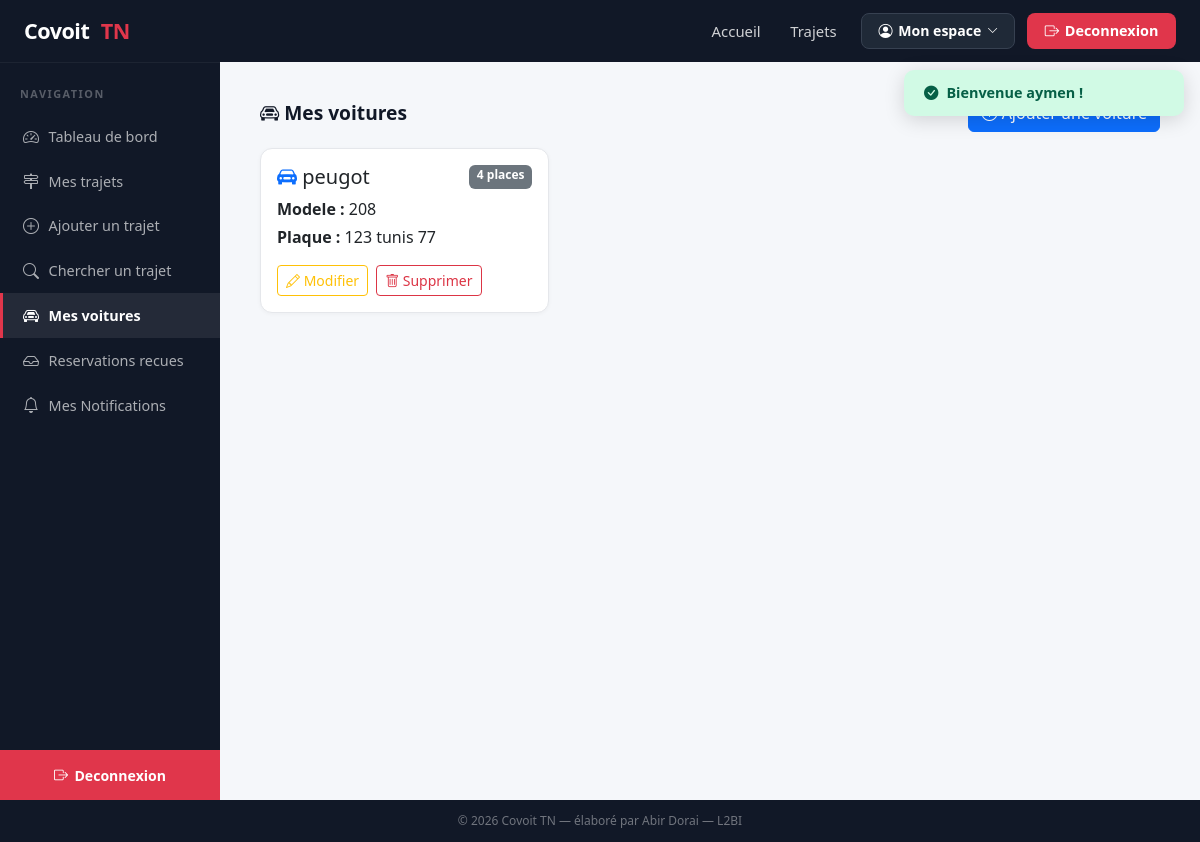
Page /index.php?controller=voiture&action=index (signed in) on the committed database.
### tables this page shows
CREATE TABLE `voiture` (
  `idVoiture` int(11) NOT NULL,
  `idConducteur` int(11) NOT NULL,
  `marque` varchar(50) NOT NULL,
  `modele` varchar(50) DEFAULT NULL,
  `plaque` varchar(20) NOT NULL,
  `placesDisponibles` int(11) DEFAULT 4
);

### controllers/VoitureController.php (called while the page is built, shortened)
<?php
require_once __DIR__ . '/../models/Voiture.php';
require_once __DIR__ . '/../models/Utilisateur.php';
class VoitureController extends Controller
{
    public function index()
    {
        $userModel    = new Utilisateur();
        $voitureModel = new Voiture();
        $idConducteur = $userModel->getIdConducteur($_SESSION['user']['idUtilisateur']);
        $voitures = $voitureModel->findByConducteur($idConducteur);
        $this->render('voiture/index', ['voitures' => $voitures]);
    }
}

### core/Router.php (called while the page is built, shortened)
<?php
class Router
{
    public function dispatch()
    {
        $actionName     = isset($_GET['action'])     ? $_GET['action']     : 'index';
        $actionName     = preg_replace('/[^a-zA-Z0-9_]/', '', $actionName);
        $controller = new $className();
        $controller->$actionName();
    }
}

### index.php (called while the page is built, shortened)
<?php
require_once __DIR__ . '/core/Router.php';
$router = new Router();
$router->dispatch();

### config/database.php (called while the page is built, shortened)
<?php
class Database
{
    private static $host    = 'localhost';
    private static $dbname  = 'covoi_tn';
    private static $user    = 'root';
    private static $pass    = '';
    private static $charset = 'utf8mb4';
    private static $instance = null;
    public static function getInstance()
    {
        if (self::$instance === null) {
            $dsn = 'mysql:host=' . self::$host
                 . ';dbname=' . self::$dbname
                 . ';charset=' . self::$charset;
            $options = [
                PDO::ATTR_ERRMODE            => PDO::ERRMODE_EXCEPTION,
                PDO::ATTR_DEFAULT_FETCH_MODE => PDO::FETCH_ASSOC,
                PDO::ATTR_EMULATE_PREPARES   => false,
            ];
            try {
                self::$instance = new PDO($dsn, self::$user, self::$pass, $options);
            } catch (PDOException $e) {
                die('Erreur de connexion a la base de donnees : ' . $e->getMessage());
            }
        }
        return self::$instance;
    }
}

### core/Model.php (called while the page is built, shortened)
<?php
require_once __DIR__ . '/../config/database.php';
abstract class Model
{
    public function __construct()
    {
        $this->db = Database::getInstance();
    }
}

### models/Utilisateur.php (called while the page is built, shortened)
<?php
require_once __DIR__ . '/../core/Model.php';
class Utilisateur extends Model
{
    public function getIdConducteur($idUtilisateur)
    {
        $sql = "SELECT idConducteur FROM conducteur WHERE idUtilisateur = :id";
        $stmt = $this->db->prepare($sql);
        $stmt->execute([':id' => $idUtilisateur]);
        $row = $stmt->fetch();
        return $row ? (int) $row['idConducteur'] : null;
    }
}

### models/Voiture.php (called while the page is built, shortened)
<?php
require_once __DIR__ . '/../core/Model.php';
class Voiture extends Model
{
    public function findByConducteur($idConducteur)
    {
        $sql  = "SELECT * FROM voiture WHERE idConducteur = :id ORDER BY marque";
        $stmt = $this->db->prepare($sql);
        $stmt->execute([':id' => $idConducteur]);
        return $stmt->fetchAll();
    }
}

### views/voiture/index.php (the view, shortened to what this page needs)
<div class="d-flex justify-content-between align-items-center mb-3">
    <h2 class="section-title mb-0"><i class="bi bi-car-front"></i> Mes voitures</h2>
    <a href="<?= BASE_URL ?>?controller=voiture&action=create" class="btn btn-primary">
    </a>
</div>
<?php if (empty($voitures)): ?>
    <div class="alert alert-info">
        Vous n'avez pas encore enregistre de voiture.
        <a href="<?= BASE_URL ?>?controller=voiture&action=create">Ajouter ma premiere voiture</a>
    </div>
<?php else: ?>
    <div class="row g-3">
        <?php foreach ($voitures as $v): ?>
            <div class="col-md-4">
                <div class="card p-3">
                    <div class="d-flex justify-content-between mb-2">
                        <h5 class="mb-0">
                            <i class="bi bi-car-front-fill text-primary"></i>
                            <?= htmlspecialchars($v['marque']) ?>
                        </h5>
                        <span class="badge bg-secondary"><?= $v['placesDisponibles'] ?> places</span>
                    </div>
                    <p class="mb-1"><strong>Modele :</strong> <?= htmlspecialchars($v['modele']) ?></p>
                    <p class="mb-3"><strong>Plaque :</strong> <?= htmlspecialchars($v['plaque']) ?></p>
                    <div class="d-flex gap-2">
                        <a href="<?= BASE_URL ?>?controller=voiture&action=edit&id=<?= $v['idVoiture'] ?>"
                           class="btn btn-sm btn-outline-warning"><i class="bi bi-pencil"></i> Modifier</a>
                        <a href="<?= BASE_URL ?>?controller=voiture&action=delete&id=<?= $v['idVoiture'] ?>"
                           class="btn btn-sm btn-outline-danger"
                           onclick="return confirm('Supprimer cette voiture ?')">
                            <i class="bi bi-trash"></i> Supprimer
                        </a>
                    </div>
                </div>
            </div>
        <?php endforeach; ?>
    </div>
<?php endif; ?>

### public/css/style.css (style rules this page uses)
:root { --red: #e0364b; --red-dark: #c02a3a; --navy: #0f1523; --navy2: #1b2547; --dark: #111827; --sidebar-w: 220px; --white: #ffffff; --grey-bg: #f5f7fa; --grey-text: #6b7280; --border: #e5e7eb; --radius: 12px; }
*, *::before, *::after { box-sizing: border-box; }
body { font-family: 'Segoe UI', system-ui, -apple-system, sans-serif; background: var(--grey-bg); color: #1f2937; margin: 0; padding: 0; }
a { color: inherit; }
.card { background: var(--white); border-radius: var(--radius); border: 1px solid var(--border); box-shadow: 0 1px 4px rgba(0,0,0,.04); }
.section-title { font-size: 1.2rem; font-weight: 700; color: #111827; margin-bottom: 1rem; }

### rows in the picture
voiture: marque "peugot", placesDisponibles "4", modele "208", plaque "123 tunis 77"

### other values in the picture
$_SESSION['flash_success'] "Bienvenue aymen !"
